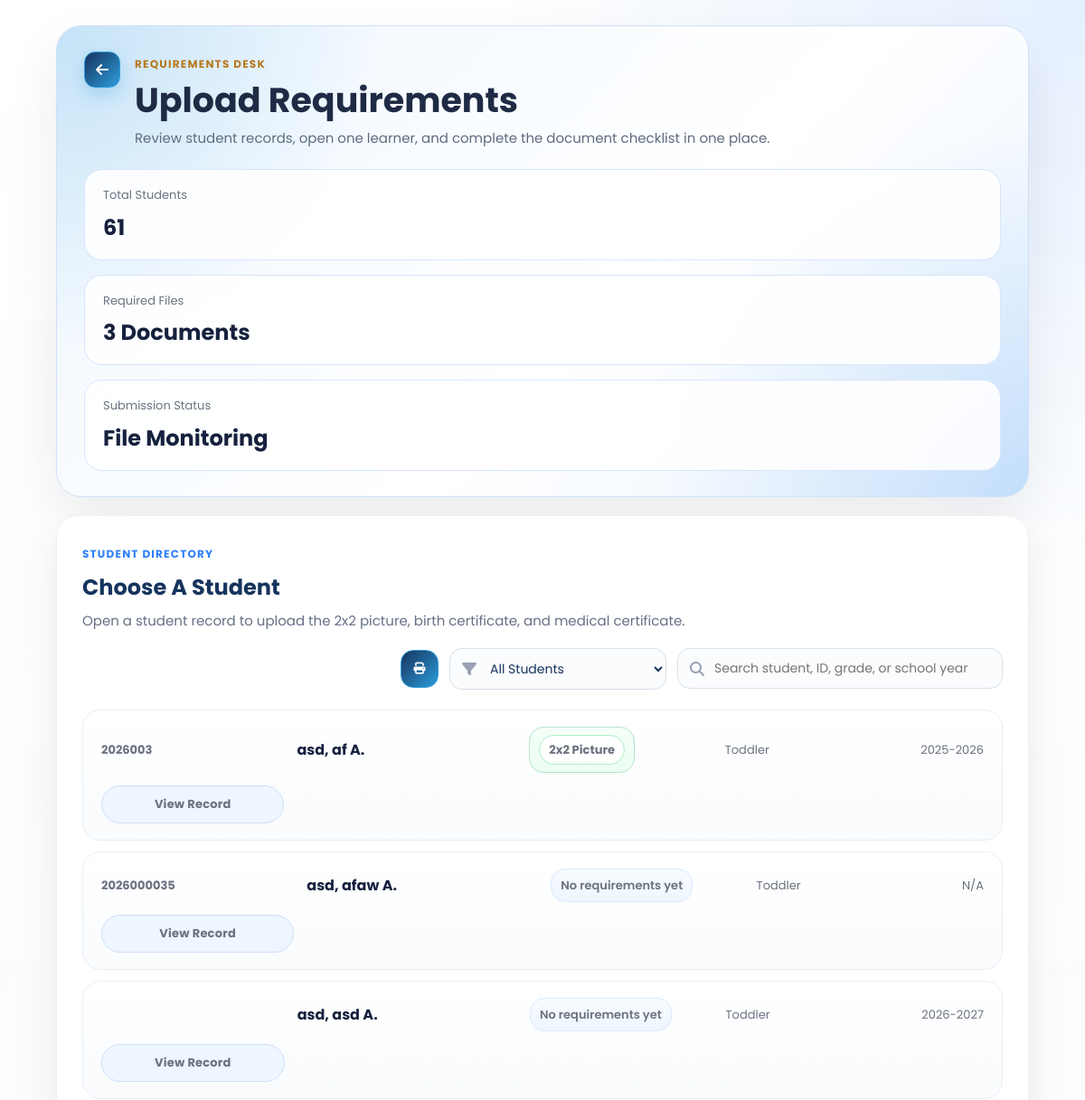
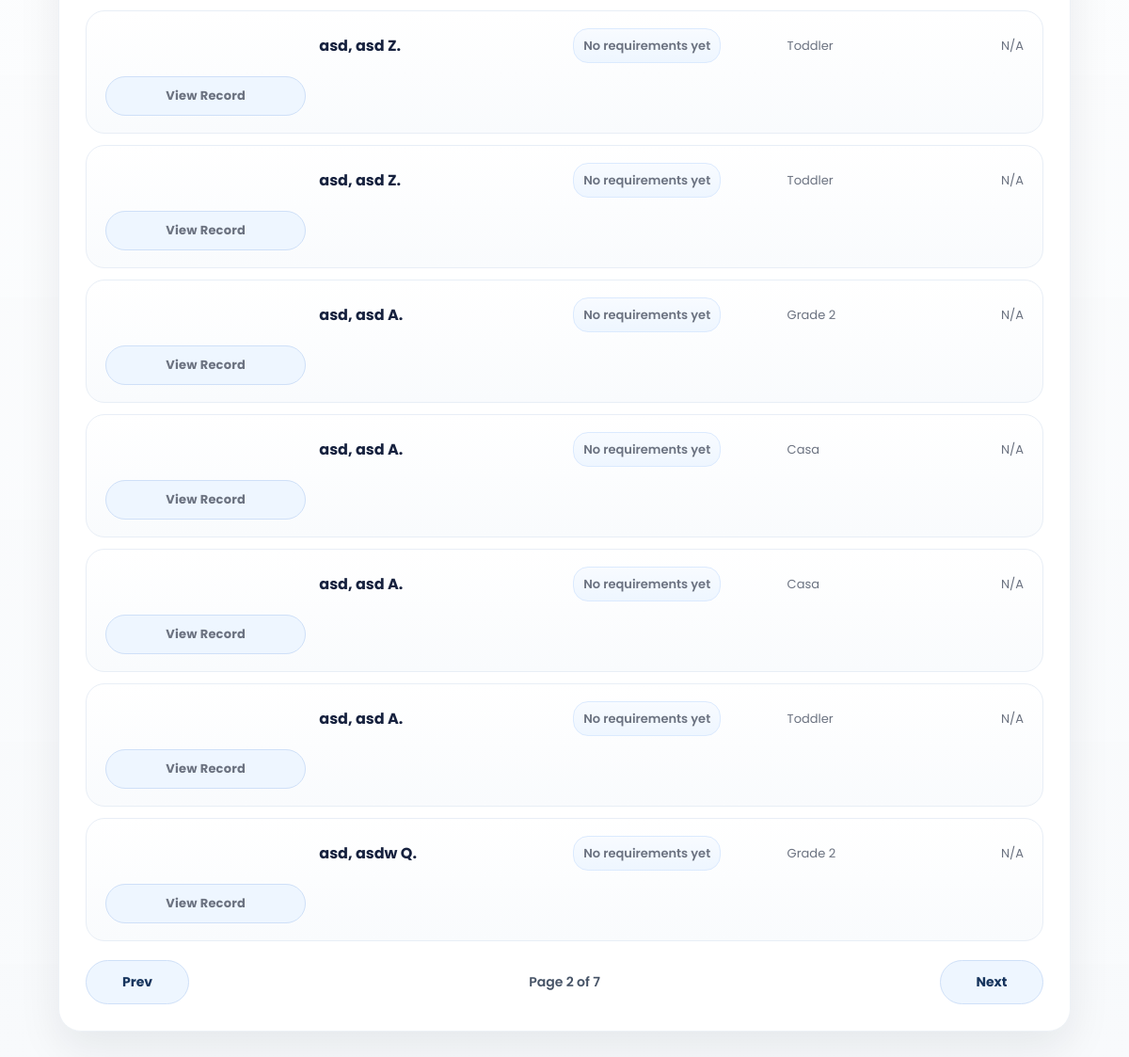
/SmartEnroll/requirements_upload.php?requirement_filter=all&page=2 (signed in), run on the app's committed database (2 pictures, top to bottom).
### tables this page shows
CREATE TABLE `enrollments` (
  `id` int(11) NOT NULL,
  `grade_level` varchar(50) DEFAULT NULL,
  `student_id` varchar(20) DEFAULT NULL,
  `school_year` varchar(20) DEFAULT NULL,
  `student_status` varchar(50) DEFAULT NULL,
  `completion_date` date DEFAULT NULL,
  `learner_lname` varchar(100) DEFAULT NULL,
  `learner_fname` varchar(100) DEFAULT NULL,
  `learner_mname` varchar(100) DEFAULT NULL,
  `learner_ext` varchar(20) DEFAULT NULL,
  `nickname` varchar(100) DEFAULT NULL,
  `sex` varchar(20) DEFAULT NULL,
  `dob` varchar(20) DEFAULT NULL,
  `age` int(11) DEFAULT NULL,
  `mother_tongue` varchar(100) DEFAULT NULL,
  `religion` varchar(100) DEFAULT NULL,
  `email` varchar(150) DEFAULT NULL,
  `province` varchar(100) DEFAULT NULL,
  `municipality` varchar(100) DEFAULT NULL,
  `barangay` varchar(100) DEFAULT NULL,
  `street` varchar(150) DEFAULT NULL,
  `father_lname` varchar(100) DEFAULT NULL,
  `father_fname` varchar(100) DEFAULT NULL,
  `father_mname` varchar(100) DEFAULT NULL,
  `father_occ` varchar(100) DEFAULT NULL,
  `father_contact` varchar(50) DEFAULT NULL,
  `mother_lname` varchar(100) DEFAULT NULL,
  `mother_fname` varchar(100) DEFAULT NULL,
  `mother_mname` varchar(100) DEFAULT NULL,
  `mother_occ` varchar(100) DEFAULT NULL,
  `mother_contact` varchar(50) DEFAULT NULL,
  `mother_maiden` varchar(100) DEFAULT NULL,
  `guardian_type` varchar(50) DEFAULT NULL,
  `guardian_lname` varchar(100) DEFAULT NULL,
  `guardian_fname` varchar(100) DEFAULT NULL,
  `guardian_mname` varchar(100) DEFAULT NULL,
  `guardian_occ` varchar(100) DEFAULT NULL,
  `guardian_contact` varchar(50) DEFAULT NULL,
  `emergency1_name` varchar(150) DEFAULT NULL,
  `emergency1_relationship` varchar(100) DEFAULT NULL,
  `emergency1_contact` varchar(50) DEFAULT NULL,
  `emergency2_name` varchar(150) DEFAULT NULL,
  `emergency2_relationship` varchar(100) DEFAULT NULL,
  `emergency2_contact` varchar(50) DEFAULT NULL,
  `emergency3_name` varchar(150) DEFAULT NULL,
  `emergency3_relationship` varchar(100) DEFAULT NULL,
  `emergency3_contact` varchar(50) DEFAULT NULL,
  `special_needs` text DEFAULT NULL,
  `medication` varchar(10) DEFAULT NULL,
  `medication_details` text DEFAULT NULL,
  `created_at` timestamp NOT NULL DEFAULT current_timestamp()
);

### SmartEnroll/requirements_upload.php (the view, shortened to what this page needs)
<?php
$students = [];
$error = '';
$search = trim((string)($_GET['q'] ?? ''));
$requirementFilter = trim((string)($_GET['requirement_filter'] ?? 'all'));
$isPrintMode = (string)($_GET['print'] ?? '') === '1';
$page = max(1, (int)($_GET['page'] ?? 1));
$perPage = 10;
$totalStudents = 0;
$filteredStudents = 0;
$totalPages = 1;
$requirementLabels = [
    'picture_2x2' => '2x2 Picture',
    'birth_certificate' => 'Birth Certificate',
    'medical_certificate' => 'Medical Certificate',
];
$requirementFilterOptions = [
    'all' => 'All Students',
    'picture_2x2' => '2x2 Picture',
    'birth_certificate' => 'Birth Certificate',
    'medical_certificate' => 'Medical Certificate',
    'complete' => 'All Requirements',
    'none' => 'No Requirements Yet',
];
function format_name(array $row): string
{
    $m = trim((string)($row['learner_mname'] ?? ''));
    $mi = $m !== '' ? strtoupper(mb_substr($m, 0, 1)) . '.' : '';
    $full = trim(
        ($row['learner_lname'] ?? '') . ', ' .
        ($row['learner_fname'] ?? '') . ' ' . $mi
    );
    return trim(preg_replace('/\s+/', ' ', $full), ' ,');
}
function uploaded_requirement_labels(array $row, array $requirementLabels): array
{
    $keysRaw = trim((string)($row['uploaded_requirement_keys'] ?? ''));
    if ($keysRaw === '') {
        return [];
    }
    $labels = [];
    foreach (explode(',', $keysRaw) as $key) {
        $key = trim($key);
        if ($key !== '' && isset($requirementLabels[$key])) {
            $labels[] = $requirementLabels[$key];
        }
    }
    return $labels;
}
function requirements_aggregate_sql(): string
{
    return "LEFT JOIN (
            SELECT
                enrollment_id,
                GROUP_CONCAT(requirement_key ORDER BY requirement_key SEPARATOR ',') AS uploaded_requirement_keys,
                MAX(CASE WHEN requirement_key = 'picture_2x2' THEN 1 ELSE 0 END) AS has_picture_2x2,
                MAX(CASE WHEN requirement_key = 'birth_certificate' THEN 1 ELSE 0 END) AS has_birth_certificate,
                MAX(CASE WHEN requirement_key = 'medical_certificate' THEN 1 ELSE 0 END) AS has_medical_certificate,
                COUNT(DISTINCT requirement_key) AS requirement_count
            FROM student_requirements
            GROUP BY enrollment_id
        ) requirement_summary ON requirement_summary.enrollment_id = enrollments.id";
}
try {
    $conn = new mysqli('127.0.0.1', 'root', '', 'smartenroll');
    $conn->set_charset('utf8mb4');
    $whereClauses = [];
    $queryTypes = '';
    $queryValues = [];
    $whereSql = $whereClauses !== [] ? 'WHERE ' . implode(' AND ', $whereClauses) : '';
    $aggregateJoinSql = requirements_aggregate_sql();
    $totalCountResult = $conn->query("SELECT COUNT(*) AS total FROM enrollments");
    $totalStudents = (int)(($totalCountResult->fetch_assoc()['total'] ?? 0));
    $countStmt = $conn->prepare(
        "SELECT COUNT(*) AS total
         FROM enrollments
         $aggregateJoinSql
         $whereSql"
    );
    $countStmt->execute();
    $filteredStudents = (int)(($countStmt->get_result()->fetch_assoc()['total'] ?? 0));
    $totalPages = max(1, (int)ceil($filteredStudents / $perPage));
    $offset = ($page - 1) * $perPage;
    $studentSql = "SELECT
            enrollments.id,
            enrollments.student_id,
            enrollments.learner_lname,
            enrollments.learner_fname,
            enrollments.learner_mname,
            enrollments.grade_level,
            enrollments.school_year,
            requirement_summary.uploaded_requirement_keys
         FROM enrollments
         $aggregateJoinSql
         $whereSql
         ORDER BY enrollments.learner_lname ASC, enrollments.learner_fname ASC, enrollments.id DESC";
    $studentTypes = $queryTypes;
    $studentValues = $queryValues;
    $studentSql .= " LIMIT ? OFFSET ?";
    $studentTypes .= 'ii';
    $studentValues[] = $perPage;
    $studentValues[] = $offset;
    $studentStmt = $conn->prepare($studentSql);
    if ($studentValues) {
        $studentStmt->bind_param($studentTypes, ...$studentValues);
    }
    $studentStmt->execute();
    $result = $studentStmt->get_result();
    while ($row = $result->fetch_assoc()) {
        $students[] = $row;
    }
} catch (Throwable $e) {
    $error = $e->getMessage();
}
?>
<!DOCTYPE html>
<html lang="en">
<head>
    <link rel="stylesheet" href="css/style.css">
    <link rel="stylesheet" href="css/requirements_upload.css">
    <link rel="stylesheet" href="https://cdnjs.cloudflare.com/ajax/libs/font-awesome/6.5.0/css/all.min.css">
</head>
<body class="dashboard-page dashboard-white-page">
<main class="dashboard-main requirements-main">
    <section class="requirements-hero">
        <div class="requirements-hero-top">
            <a href="dashboard.php" class="dashboard-link back-left"><i class="fa-solid fa-arrow-left"></i></a>
            <div class="requirements-hero-copy">
                <span class="eyebrow eyebrow-gold">Requirements Desk</span>
                <h1>Upload Requirements</h1>
                <p>Review student records, open one learner, and complete the document checklist in one place.</p>
            </div>
        </div>
        <div class="requirements-hero-stats">
            <div class="hero-stat">
                <span>Total Students</span>
                <strong><?php echo $totalStudents; ?></strong>
            </div>
            <div class="hero-stat">
                <span>Required Files</span>
                <strong>3 Documents</strong>
            </div>
            <div class="hero-stat">
                <span>Submission Status</span>
                <strong>File Monitoring</strong>
            </div>
        </div>
    </section>
    <section class="requirements-directory">
        <div class="requirements-directory-head">
            <div>
                <span class="eyebrow eyebrow-blue">Student Directory</span>
                <h2><?php echo $isPrintMode ? 'Printable Requirements List' : 'Choose A Student'; ?></h2>
                <p><?php echo $isPrintMode ? 'This view is ready to print based on the current search and requirement filter.' : 'Open a student record to upload the 2x2 picture, birth certificate, and medical certificate.'; ?></p>
            </div>
            <?php if (!$isPrintMode): ?>
                <div class="requirements-controls">
                    <form method="get" action="requirements_upload.php" class="requirements-filters-form">
                        <a
                            id="requirementsPrintBtn"
                            href="requirements_upload.php?<?php echo htmlspecialchars(http_build_query(array_filter([
                                'q' => $search,
                                'requirement_filter' => $requirementFilter,
                                'page' => $page,
                                'print' => '1',
                            ], static fn($value) => $value !== '' && $value !== null))); ?>"
                            class="requirements-toolbar-btn requirements-toolbar-btn-icon requirements-toolbar-btn-print"
                            aria-label="Print List"
                            title="Print List"
                        >
                            <i class="fa-solid fa-print"></i>
                        </a>
                        <div class="requirements-filter-wrap">
                            <select name="requirement_filter" id="requirementsFilter" class="requirements-filter-select" onchange="this.form.submit()">
                                <?php foreach ($requirementFilterOptions as $filterKey => $filterLabel): ?>
                                    <option value="<?php echo htmlspecialchars($filterKey); ?>" <?php echo $requirementFilter === $filterKey ? 'selected' : ''; ?>>
                                        <?php echo htmlspecialchars($filterLabel); ?>
                                    </option>
                                <?php endforeach; ?>
                            </select>
                        </div>
                        <div class="requirements-search">
                            <i class="fa-solid fa-magnifying-glass"></i>
                            <input id="requirementsSearch" name="q" type="text" value="<?php echo htmlspecialchars($search); ?>" placeholder="Search student, ID, grade, or school year">
                        </div>
                    </form>
                </div>
            <?php endif; ?>
        </div>
        <?php if (!$error && empty($students)): ?>
            <div class="requirements-empty">No students found.</div>
        <?php else: ?>
            <div class="requirements-directory-table" id="requirementsStudentList">
                <?php foreach ($students as $student): ?>
                    <?php $fullName = format_name($student) ?: 'N/A'; ?>
                    <?php $uploadedRequirementLabels = uploaded_requirement_labels($student, $requirementLabels); ?>
                    <a
                        class="requirements-student-row"
                        href="requirements_upload_details.php?student_id=<?php echo urlencode((string)$student['student_id']); ?>"
                    >
                        <span class="student-row-id"><?php echo htmlspecialchars((string)($student['student_id'] ?? '')); ?></span>
                        <strong class="student-row-name"><?php echo htmlspecialchars($fullName); ?></strong>
                        <span class="student-row-requirement-status <?php echo $uploadedRequirementLabels !== [] ? 'has-items' : 'is-empty'; ?>">
                            <?php if ($uploadedRequirementLabels !== []): ?>
                                <span class="student-row-requirement-tags">
                                    <?php foreach ($uploadedRequirementLabels as $label): ?>
                                        <span class="student-row-requirement-tag"><?php echo htmlspecialchars($label); ?></span>
                                    <?php endforeach; ?>
                                </span>
                            <?php else: ?>
                                <span class="student-row-requirement-empty">No requirements yet</span>
                            <?php endif; ?>
                        </span>
                        <span class="student-row-grade"><?php echo htmlspecialchars((string)($student['grade_level'] ?? 'N/A')); ?></span>
                        <span class="student-row-year"><?php echo htmlspecialchars((string)($student['school_year'] ?? 'N/A')); ?></span>
                        <span class="requirements-open-btn">View Record</span>
                    </a>
                <?php endforeach; ?>
            </div>
            <?php if (!$error && $filteredStudents > 0 && !$isPrintMode): ?>
                <div class="requirements-pagination">
                    <?php
                    $prevPage = max(1, $page - 1);
                    $nextPage = min($totalPages, $page + 1);
                    $prevQuery = http_build_query(array_filter(['q' => $search, 'requirement_filter' => $requirementFilter, 'page' => $prevPage], static fn($value) => $value !== '' && $value !== null));
                    $nextQuery = http_build_query(array_filter(['q' => $search, 'requirement_filter' => $requirementFilter, 'page' => $nextPage], static fn($value) => $value !== '' && $value !== null));
                    ?>
                    <a class="requirements-page-btn <?php echo $page <= 1 ? 'disabled' : ''; ?>" href="<?php echo $page <= 1 ? '#' : 'requirements_upload.php?' . $prevQuery; ?>">Prev</a>
                    <span class="requirements-page-status">Page <?php echo $page; ?> of <?php echo $totalPages; ?></span>
                    <a class="requirements-page-btn <?php echo $page >= $totalPages ? 'disabled' : ''; ?>" href="<?php echo $page >= $totalPages ? '#' : 'requirements_upload.php?' . $nextQuery; ?>">Next</a>
                </div>
            <?php endif; ?>
        <?php endif; ?>
    </section>
</main>
</body>
</html>

### SmartEnroll/css/style.css (style rules this page uses)
* { margin: 0; padding: 0; box-sizing: border-box; font-family: 'Poppins', sans-serif; }
:root { --logo-blue: #19325a; --logo-blue-light: #1e88e5; --logo-yellow: #fdd835; --logo-yellow-soft: #ffe970; --logo-green: #43a047; }
body, html { height: 100%; color: #fff; }
html { scroll-behavior: smooth; }
body { background: #0f172a; }
.eyebrow { text-transform: uppercase; letter-spacing: 1.4px; font-size: 12px; color: #6b7280; margin-bottom: 8px; font-weight: 600; }
.dashboard-page { background: linear-gradient(135deg, rgba(12, 25, 47, 0.72), rgba(25, 50, 90, 0.48)), #f5f6f8; color: #1b1f2a; position: relative; min-height: 100vh; overflow-x: hidden; }
.dashboard-page::before { content: ""; position: fixed; inset: 0; background: linear-gradient(135deg, rgba(12, 25, 47, 0.5), rgba(25, 50, 90, 0.18)), url('../assets/img1.jpg') center center / cover no-repeat; filter: blur(5px) saturate(1.05); transform: scale(1.05); z-index: 0; }
.dashboard-page::after { content: ""; position: fixed; inset: 0; background: radial-gradient(circle at top right, rgba(253, 216, 53, 0.22), transparent 28%), linear-gradient(180deg, rgba(255, 255, 255, 0.08), rgba(255, 255, 255, 0.16)); z-index: 0; pointer-events: none; }
.dashboard-page.dashboard-white-page { background: #f8fafc; }
.dashboard-page.dashboard-white-page::before { display: none; }
.dashboard-page.dashboard-white-page::after { background: radial-gradient(circle at top right, rgba(219, 234, 254, 0.72), transparent 24%), linear-gradient(180deg, rgba(255, 255, 255, 0.96), rgba(248, 250, 252, 1)); }
.dashboard-main { width: min(1920px, calc(100vw - 96px)); max-width: 1920px; margin: 0 auto; padding: 42px 24px 56px; position: relative; z-index: 1; }
.dashboard-link { text-decoration: none; color: var(--logo-blue); font-weight: 700; background: rgba(253, 216, 53, 0.95); padding: 12px 18px; border-radius: 999px; box-shadow: 0 10px 24px rgba(253, 216, 53, 0.26); transition: transform 0.2s ease, box-shadow 0.2s ease, background 0.2s ease; }

### data on the page
enrollments: student "2026003", fullName "asd, af A.", label "2x2 Picture", grade_level "Toddler", school_year "2025-2026"
enrollments: student "2026000035", fullName "asd, afaw A.", shows "No requirements yet", grade_level "Toddler", school_year "N/A"
enrollments: fullName "asd, asd A.", shows "No requirements yet", grade_level "Toddler", school_year "2026-2027"
enrollments: fullName "asd, asd Z.", shows "No requirements yet", grade_level "Toddler", school_year "N/A"
enrollments: fullName "asd, asd Z.", shows "No requirements yet", grade_level "Toddler", school_year "N/A"
enrollments: fullName "asd, asd A.", shows "No requirements yet", grade_level "Grade 2", school_year "N/A"
enrollments: fullName "asd, asd A.", shows "No requirements yet", grade_level "Casa", school_year "N/A"
enrollments: fullName "asd, asd A.", shows "No requirements yet", grade_level "Casa", school_year "N/A"
enrollments: fullName "asd, asd A.", shows "No requirements yet", grade_level "Toddler", school_year "N/A"
enrollments: fullName "asd, asdw Q.", shows "No requirements yet", grade_level "Grade 2", school_year "N/A"

### other printed values
$totalStudents "61"
$page "2"
$totalPages "7"
form field requirement_filter "All Students"
